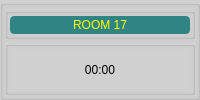
    <widget class="QGroupBox" name="groupBox_34">
     <property name="styleSheet">
      <string notr="true">background-color: rgb(208, 208, 208);</string>
     </property>
     <property name="title">
      <string/>
     </property>
     <layout class="QVBoxLayout" name="verticalLayout_21">
      <property name="spacing">
       <number>2</number>
      </property>
      <property name="margin">
       <number>2</number>
      </property>
      <item>
       <widget class="QGroupBox" name="groupBox_35">
        <property name="sizePolicy">
         <sizepolicy hsizetype="Preferred" vsizetype="Preferred">
          <horstretch>0</horstretch>
          <verstretch>1</verstretch>
         </sizepolicy>
        </property>
        <property name="title">
         <string/>
        </property>
        <layout class="QVBoxLayout" name="verticalLayout_89">
         <property name="spacing">
          <number>2</number>
         </property>
         <property name="margin">
          <number>2</number>
         </property>
         <item>
          <widget class="QLabel" name="label_18">
           <property name="styleSheet">
            <string notr="true">background-color: rgb(48, 132, 132);
color: rgb(255, 255, 0);
border-radius: 4px;
font: 12pt &quot;Alef&quot;;</string>
           </property>
           <property name="text">
            <string>ROOM 17</string>
           </property>
           <property name="alignment">
            <set>Qt::AlignCenter</set>
           </property>
          </widget>
         </item>
        </layout>
       </widget>
      </item>
      <item>
       <widget class="QGroupBox" name="box17">
        <property name="sizePolicy">
         <sizepolicy hsizetype="Preferred" vsizetype="Preferred">
          <horstretch>0</horstretch>
          <verstretch>3</verstretch>
         </sizepolicy>
        </property>
        <property name="font">
         <font>
          <pointsize>15</pointsize>
         </font>
        </property>
        <property name="title">
         <string/>
        </property>
        <property name="alignment">
         <set>Qt::AlignCenter</set>
        </property>
        <layout class="QVBoxLayout" name="verticalLayout_4">
         <property name="spacing">
          <number>2</number>
         </property>
         <property name="margin">
          <number>2</number>
         </property>
         <item>
          <widget class="QLabel" name="label17">
           <property name="sizePolicy">
            <sizepolicy hsizetype="Preferred" vsizetype="Preferred">
             <horstretch>0</horstretch>
             <verstretch>4</verstretch>
            </sizepolicy>
           </property>
           <property name="styleSheet">
            <string notr="true">font: 26pt &quot;MS Shell Dlg 2&quot;;</string>
           </property>
           <property name="text">
            <string>00:00</string>
           </property>
           <property name="alignment">
            <set>Qt::AlignCenter</set>
           </property>
          </widget>
         </item>
        </layout>
       </widget>
      </item>
     </layout>
    </widget>
